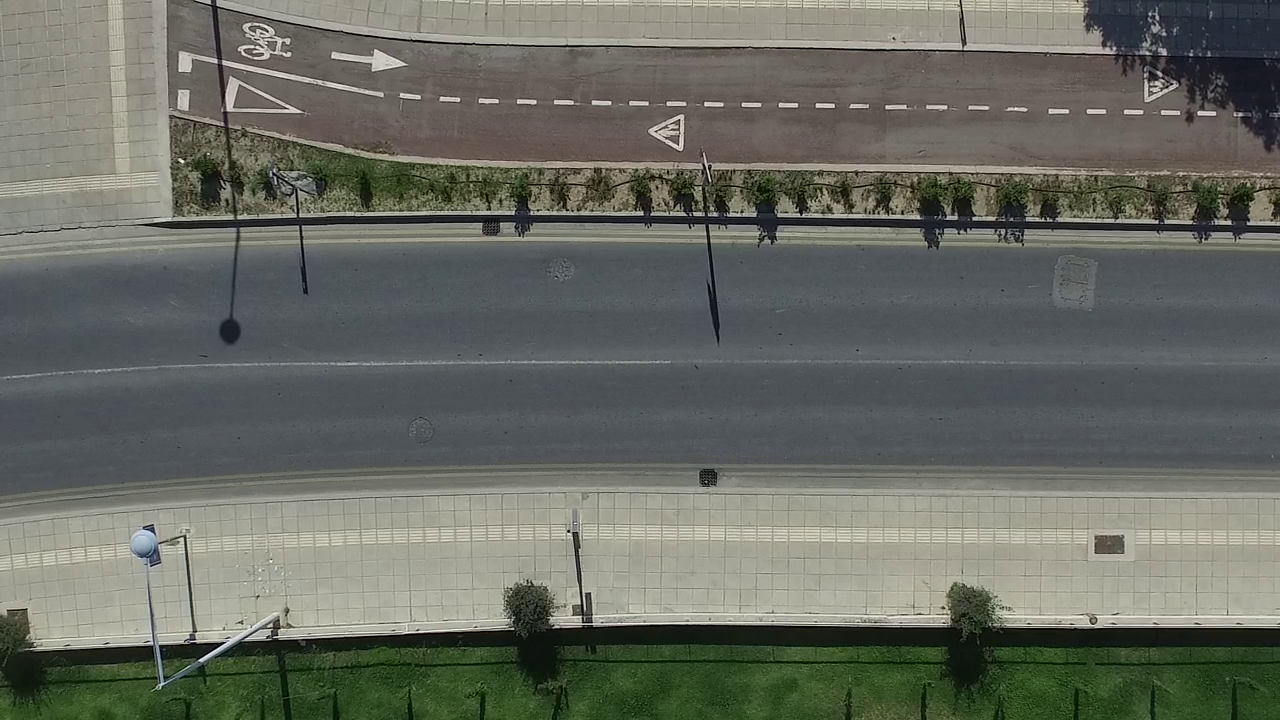
#> input picture test_col.png, 1280 x 720 px
$ python sliders_color.py   (older library calls are emulated)
#> lines starting #> are read from the running program, lines starting #| are printed output that depends on the picture
### utils.py
import numpy as np
import cv2
import tensorflow as tf

def scale_to_im(x,a=0,b=255):
    """
    Normalize the image data with Min-Max scaling to a range of [a b]
    :param image_data: The image data to be normalized
    :return: Normalized image data
    """
    # TODO: Implement Min-Max scaling for grayscale image data
    ma=(np.max(x))
    if(ma == 0):
        return x.astype(np.uint8)
    mi=(np.min(x))
    normalized_data = ((x.astype(np.float)-float(mi))/float(ma)) # normalize [0-1]
    normalized_data = (normalized_data*b + a*(1-normalized_data)) #Scale values here
    return normalized_data.astype(np.uint8)

def nothing(x):
    pass

def channels3(x):
    #Stack grayscale images together to increase the color channels to 3
    return np.dstack((x,x,x))

def sidebyside(x,y):
    #Concatenate images side by side (horizontally)
    return np.concatenate((x,y),axis=1)

def updown(x,y):
    #Concatenate images up and down (vertically)
    return np.concatenate((x,y),axis=0)

def extractLargerSegment(maskROAD):

    contours,hierachy=cv2.findContours(maskROAD.copy(),cv2.RETR_TREE,cv2.CHAIN_APPROX_SIMPLE) #_, contours, hierarchy = cv2.findContours(maskROAD.copy(),cv2.RETR_TREE,cv2.CHAIN_APPROX_SIMPLE)

    maxA = 0
    maskTemp=np.zeros_like(maskROAD)

    if(len(contours) > 0):
        for h,cnt in enumerate(contours):
            if(cv2.contourArea(cnt) > maxA):
                cntMax=cnt
                maxA = cv2.contourArea(cnt)
        mask = np.zeros(maskROAD.shape,np.uint8)
        cv2.drawContours(maskTemp,[cntMax],0,255,-1)
        maskROAD = cv2.bitwise_and(maskROAD,maskTemp)
    return maskROAD

def post_process(img):
    kernel = np.ones((5, 5), np.uint8)
    img_out = cv2.erode(img, kernel,iterations=3)
    kernel = np.ones((20, 20), np.uint8)
    img_out = cv2.dilate(img_out, kernel,iterations=5)

    img_out = extractLargerSegment(img_out)

    return img_out


def display(img_init, img_hsv, img_out2, img_out):
    mask = scale_to_im(np.dstack((img_out, np.zeros_like(img_out), np.zeros_like(img_out))))
    cv2.imshow('Output', updown(sidebyside(cv2.addWeighted(img_init, 1, mask, 0.3, 0), img_hsv),sidebyside(channels3(img_out), channels3(img_out2))))


# [78 lines left out: functions detectionProcess, sliding_window, pyramid, drawBoxes, not called in this run]

### sliders_color.py
#!/usr/bin/python

import numpy as np
import cv2

from utils import *

#Define windows for output
cv2.namedWindow('Output',0)
cv2.namedWindow('controls',0)

# create trackbars for color change
cv2.createTrackbar('R/H L','controls',0,255,nothing)
cv2.createTrackbar('G/S L','controls',0,255,nothing)
cv2.createTrackbar('B/V L','controls',0,255,nothing)

cv2.createTrackbar('R/H U','controls',255,255,nothing)
cv2.createTrackbar('G/S U','controls',255,255,nothing)
cv2.createTrackbar('B/V U','controls',255,255,nothing)

# Set default lower and upper bounds
lower = np.array([0,0,0], dtype = "uint8")
upper = np.array([255,255,255], dtype = "uint8")

# Read Image
# Convert Image to HSV from RGB/BGR
# use cv2.cvtColor()
# input is img_init
# output is img_hsv

img_init = cv2.imread('test_col.png')
#> img_init is the input picture: shape (720, 1280, 3); mean B, G, R 97.8, 106.6, 103.5
img_hsv= cv2.cvtColor(img_init, cv2.COLOR_BGR2HSV)
#> img_hsv: shape (720, 1280, 3); mean H, S, V 54, 42, 109.2

while(True):

    # get current positions of four trackbars
    rh_l = cv2.getTrackbarPos('R/H L','controls')
    gs_l = cv2.getTrackbarPos('G/S L','controls')
    bv_l = cv2.getTrackbarPos('B/V L','controls')

    rh_h = cv2.getTrackbarPos('R/H U','controls')
    gs_h = cv2.getTrackbarPos('G/S U','controls')
    bv_h = cv2.getTrackbarPos('B/V U','controls')

    # set lower and upper bounds
    lower = np.array([rh_l, gs_l, bv_l], dtype="uint8")
    upper = np.array([rh_h, gs_h, bv_h], dtype="uint8")

    img_out = img_hsv.copy()

    # Find the pixels that correspond to road
    img_out2 = cv2.inRange(img_out,lower, upper)
#> img_out2: shape (720, 1280); every value is 255

    # Clean from noisy pixels and keep only the largest connected segment
    img_out = post_process(img_out2)
#> in extractLargerSegment, `contours,hierachy=cv2.findContours(maskROAD.copy(),cv2.RETR_TREE,cv2.C..`: contours = [[[0, 0], [0, 719], [1279, 719], [1279, 0]]]
#> the loop in extractLargerSegment, `for h,cnt in enumerate(contours):` made 1 pass
#> (h, cntMax, maxA) on pass 1: (0, [[0, 0], [0, 719], [1279, 719], [1279, 0]], 919601)
#> after the loop in extractLargerSegment, `for h,cnt in enumerate(contours):`: maxA = 919601

    # Display the road mask and overlay on the original image
    display(img_init, img_hsv, img_out2, img_out)
#> in scale_to_im, `ma=(np.max(x))`: ma = 255
#> in scale_to_im, `mi=(np.min(x))`: mi = 0
#> in scale_to_im, `normalized_data = ((x.astype(np.float)-float(mi))/float(ma))`:
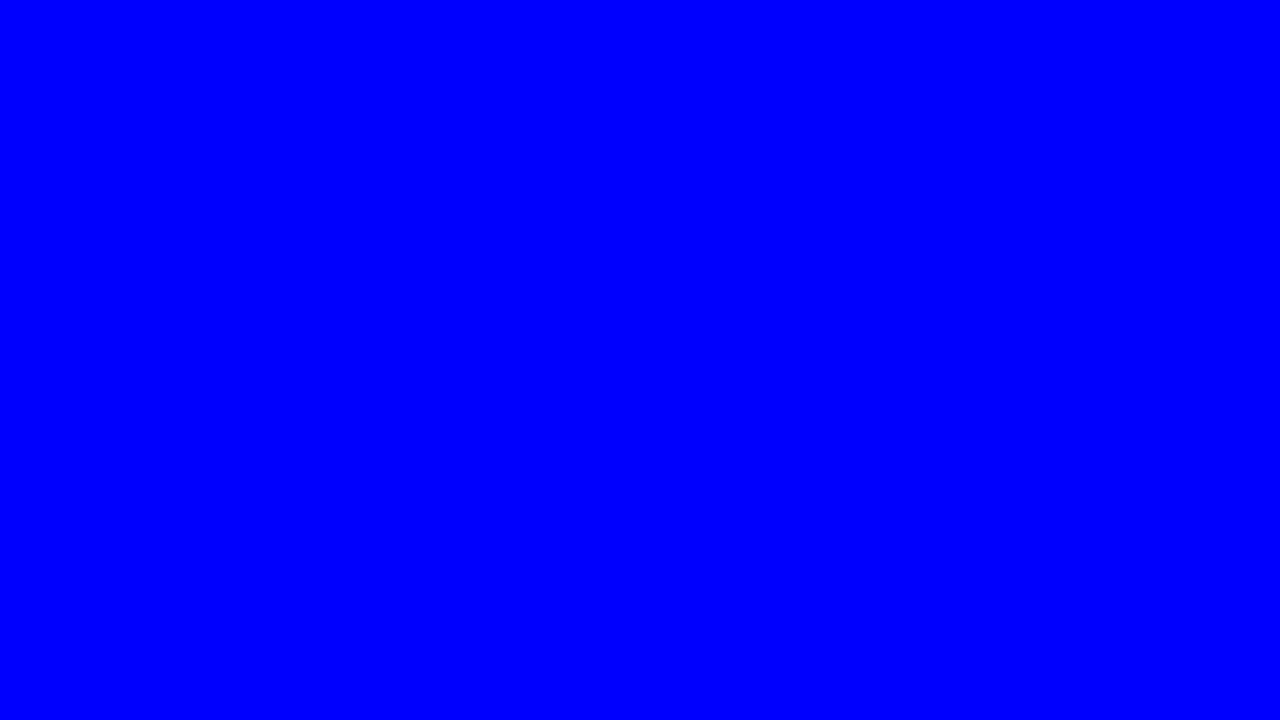
#> normalized_data: shape (720, 1280, 3) float64; mean of channels 0, 1, 2 1, 0, 0; drawn as B, G, R
#> in sidebyside, `return np.concatenate((x,y),axis=1)`:
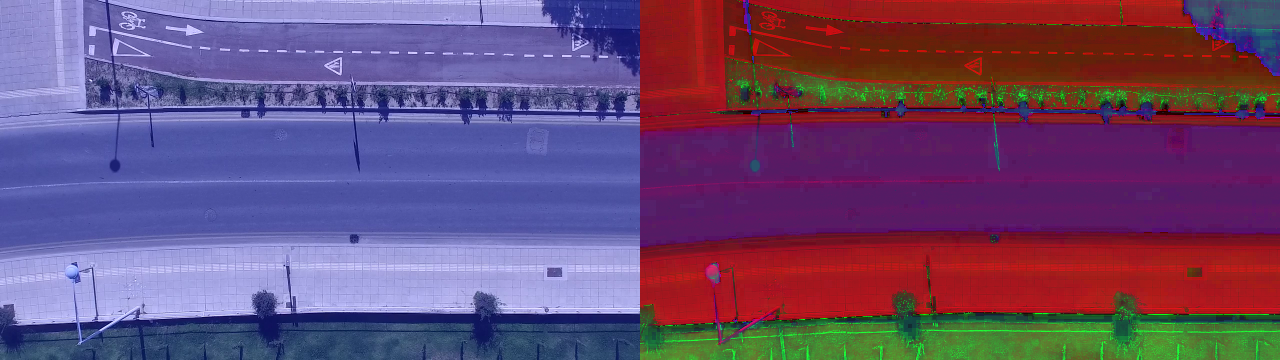
#> returned value: shape (720, 2560, 3) (shown at 1/2 size); mean of channels 0, 1, 2 114, 74.3, 106.4; drawn as B, G, R
#> in channels3, `return np.dstack((x,x,x))`: returned value: shape (720, 1280, 3); every value is 255
#> in sidebyside (call 2), `return np.concatenate((x,y),axis=1)`: returned value: shape (720, 2560, 3); every value is 255
#> in updown, `return np.concatenate((x,y),axis=0)`:
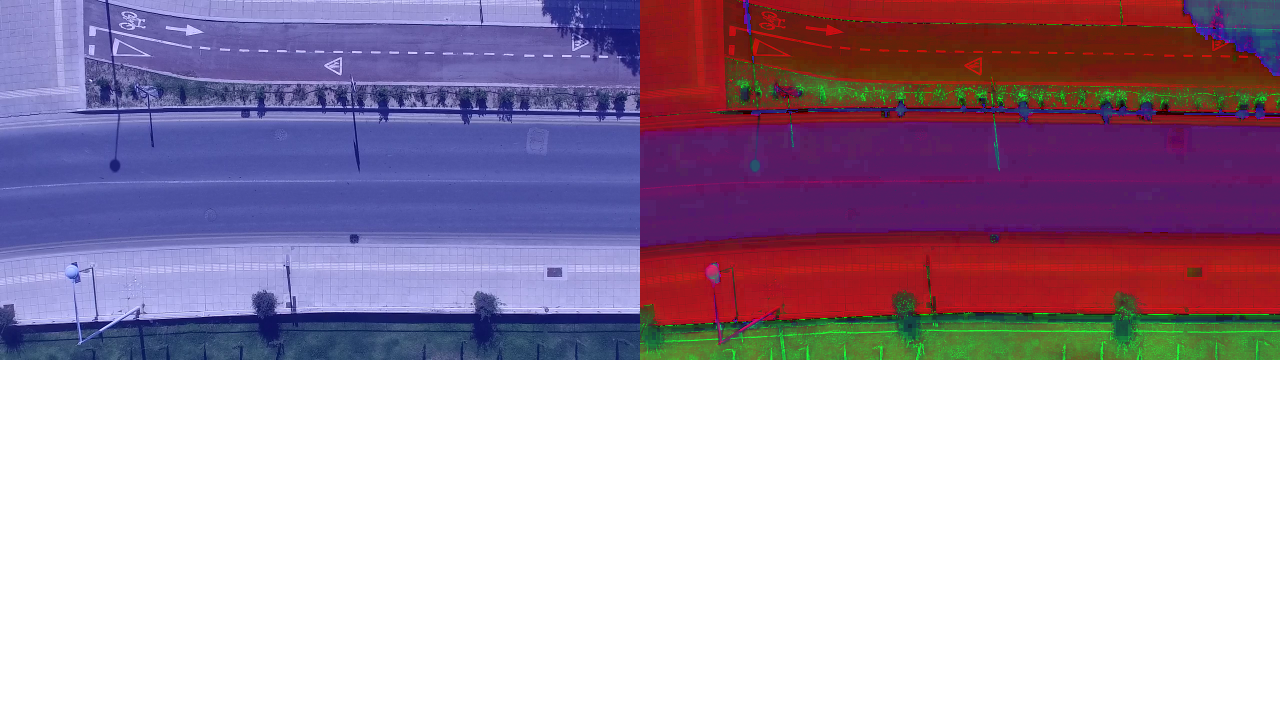
#> returned value: shape (1440, 2560, 3) (shown at 1/2 size); mean of channels 0, 1, 2 184.5, 164.6, 180.7; drawn as B, G, R

    k=cv2.waitKey(33)
#> (key q is pressed here)

    if(k & 0xFF == ord('q')):
        cv2.destroyWindow("Video")
        break

cv2.destroyAllWindows()
